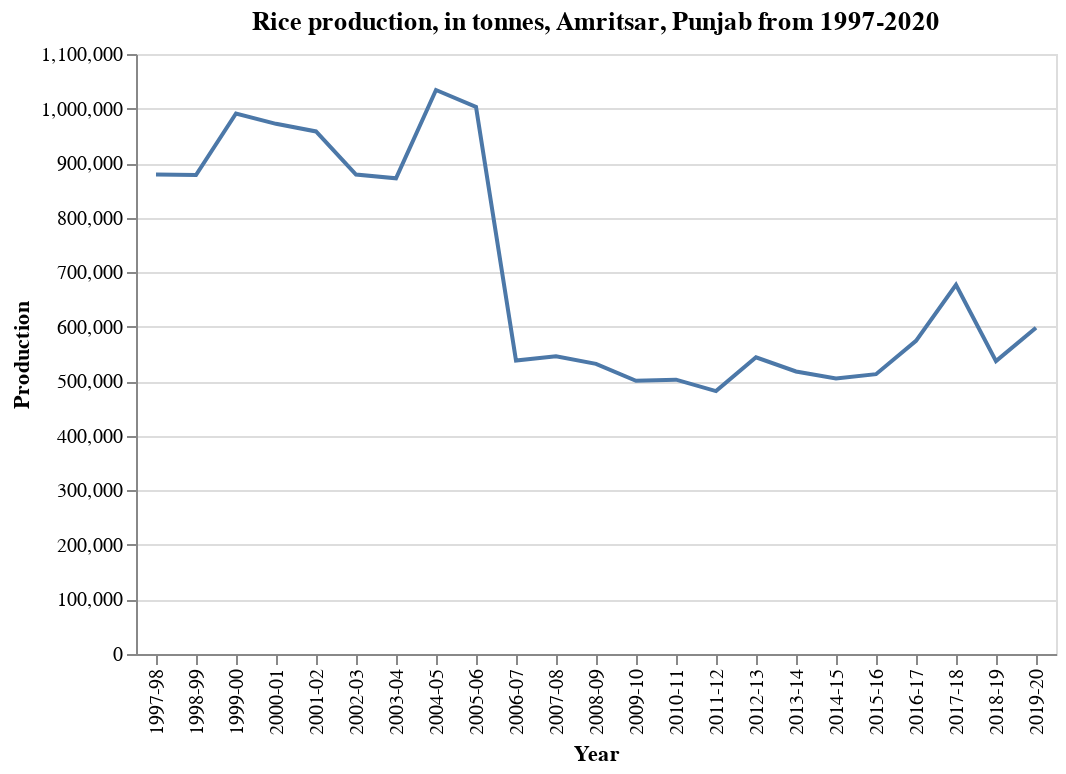

Notebook cell for this chart:
### Markdown cell above
### Amritsar

### Code cell
df_pj_am = df_pj_rice.loc[df['District'] == 'AMRITSAR']

alt.Chart(df_pj_am).mark_line().encode(
    x='Year',
    y=('Production')
).properties(
    title='Rice production, in tonnes, Amritsar, Punjab from 1997-2020')

### Figure 1 — Vega-Lite specification as saved in the notebook (floating-point values rounded to 4 significant figures)
{"config": {"view": {"continuousWidth": 400, "continuousHeight": 300}}, "data": {"name": "data-3cdcd1e31f8d725660beb8c78321454a"}, "mark": "line", "encoding": {"x": {"field": "Year", "type": "nominal"}, "y": {"field": "Production", "type": "quantitative"}}, "title": "Rice production, in tonnes, Amritsar, Punjab from 1997-2020", "$schema": "https://vega.github.io/schema/vega-lite/v4.17.0.json", "datasets": {"data-3cdcd1e31f8d725660beb8c78321454a": [{"Unnamed: 0": 29303, "State": "Punjab", "District": "AMRITSAR", "Crop": "Rice", "Year": "2001-02", "Season": "Kharif", "Area": 319000.0, "Area Units": "Hectare", "Production": 958000.0, "Production Units": "Tonnes", "Yield": 3.003}, {"Unnamed: 0": 29304, "State": "Punjab", "District": "AMRITSAR", "Crop": "Rice", "Year": "2002-03", "Season": "Kharif", "Area": 311000.0, "Area Units": "Hectare", "Production": 879000.0, "Production Units": "Tonnes", "Yield": 2.826}, {"Unnamed: 0": 29305, "State": "Punjab", "District": "AMRITSAR", "Crop": "Rice", "Year": "2003-04", "Season": "Kharif", "Area": 326000.0, "Area Units": "Hectare", "Production": 872000.0, "Production Units": "Tonnes", "Yield": 2.675}, {"Unnamed: 0": 72101, "State": "Punjab", "District": "AMRITSAR", "Crop": "Rice", "Year": "2004-05", "Season": "Kharif", "Area": 334000.0, "Area Units": "Hectare", "Production": 1034000.0, "Production Units": "Tonnes", "Yield": 3.096}, {"Unnamed: 0": 72102, "State": "Punjab", "District": "AMRITSAR", "Crop": "Rice", "Year": "2005-06", "Season": "Kharif", "Area": 345000.0, "Area Units": "Hectare", "Production": 1003000.0, "Production Units": "Tonnes", "Yield": 2.907}, {"Unnamed: 0": 72103, "State": "Punjab", "District": "AMRITSAR", "Crop": "Rice", "Year": "2006-07", "Season": "Kharif", "Area": 178000.0, "Area Units": "Hectare", "Production": 538000.0, "Production Units": "Tonnes", "Yield": 3.022}, {"Unnamed: 0": 115827, "State": "Punjab", "District": "AMRITSAR", "Crop": "Rice", "Year": "2007-08", "Season": "Kharif", "Area": 178000.0, "Area Units": "Hectare", "Production": 546000.0, "Production Units": "Tonnes", "Yield": 3.067}, {"Unnamed: 0": 115828, "State": "Punjab", "District": "AMRITSAR", "Crop": "Rice", "Year": "2008-09", "Season": "Kharif", "Area": 183000.0, "Area Units": "Hectare", "Production": 532000.0, "Production Units": "Tonnes", "Yield": 2.907}, {"Unnamed: 0": 115829, "State": "Punjab", "District": "AMRITSAR", "Crop": "Rice", "Year": "2009-10", "Season": "Kharif", "Area": 185000.0, "Area Units": "Hectare", "Production": 501000.0, "Production Units": "Tonnes", "Yield": 2.708}, {"Unnamed: 0": 162789, "State": "Punjab", "District": "AMRITSAR", "Crop": "Rice", "Year": "2010-11", "Season": "Kharif", "Area": 186000.0, "Area Units": "Hectare", "Production": 503000.0, "Production Units": "Tonnes", "Yield": 2.704}, {"Unnamed: 0": 162790, "State": "Punjab", "District": "AMRITSAR", "Crop": "Rice", "Year": "2011-12", "Season": "Kharif", "Area": 184000.0, "Area Units": "Hectare", "Production": 482000.0, "Production Units": "Tonnes", "Yield": 2.62}, {"Unnamed: 0": 162791, "State": "Punjab", "District": "AMRITSAR", "Crop": "Rice", "Year": "2012-13", "Season": "Kharif", "Area": 185000.0, "Area Units": "Hectare", "Production": 544000.0, "Production Units": "Tonnes", "Yield": 2.941}, {"Unnamed: 0": 207740, "State": "Punjab", "District": "AMRITSAR", "Crop": "Rice", "Year": "2013-14", "Season": "Kharif", "Area": 182000.0, "Area Units": "Hectare", "Production": 518000.0, "Production Units": "Tonnes", "Yield": 2.846}, {"Unnamed: 0": 207741, "State": "Punjab", "District": "AMRITSAR", "Crop": "Rice", "Year": "2014-15", "Season": "Kharif", "Area": 182000.0, "Area Units": "Hectare", "Production": 505000.0, "Production Units": "Tonnes", "Yield": 2.775}, {"Unnamed: 0": 207742, "State": "Punjab", "District": "AMRITSAR", "Crop": "Rice", "Year": "2015-16", "Season": "Kharif", "Area": 181000.0, "Area Units": "Hectare", "Production": 513000.0, "Production Units": "Tonnes", "Yield": 2.834}, {"Unnamed: 0": 258951, "State": "Punjab", "District": "AMRITSAR", "Crop": "Rice", "Year": "2016-17", "Season": "Kharif", "Area": 180000.0, "Area Units": "Hectare", "Production": 574000.0, "Production Units": "Tonnes", "Yield": 3.189}, {"Unnamed: 0": 258952, "State": "Punjab", "District": "AMRITSAR", "Crop": "Rice", "Year": "2017-18", "Season": "Kharif", "Area": 180000.0, "Area Units": "Hectare", "Production": 677000.0, "Production Units": "Tonnes", "Yield": 3.761}, {"Unnamed: 0": 258953, "State": "Punjab", "District": "AMRITSAR", "Crop": "Rice", "Year": "2018-19", "Season": "Kharif", "Area": 180000.0, "Area Units": "Hectare", "Production": 537000.0, "Production Units": "Tonnes", "Yield": 2.983}, {"Unnamed: 0": 289989, "State": "Punjab", "District": "AMRITSAR", "Crop": "Rice", "Year": "2019-20", "Season": "Kharif", "Area": 181000.0, "Area Units": "Hectare", "Production": 598000.0, "Production Units": "Tonnes", "Yield": 3.304}, {"Unnamed: 0": 328594, "State": "Punjab", "District": "AMRITSAR", "Crop": "Rice", "Year": "1997-98", "Season": "Kharif", "Area": 292000.0, "Area Units": "Hectare", "Production": 879000.0, "Production Units": "Tonnes", "Yield": 3.01}, {"Unnamed: 0": 328595, "State": "Punjab", "District": "AMRITSAR", "Crop": "Rice", "Year": "1998-99", "Season": "Kharif", "Area": 305000.0, "Area Units": "Hectare", "Production": 878000.0, "Production Units": "Tonnes", "Yield": 2.879}, {"Unnamed: 0": 328596, "State": "Punjab", "District": "AMRITSAR", "Crop": "Rice", "Year": "1999-00", "Season": "Kharif", "Area": 319000.0, "Area Units": "Hectare", "Production": 991000.0, "Production Units": "Tonnes", "Yield": 3.107}, {"Unnamed: 0": 328597, "State": "Punjab", "District": "AMRITSAR", "Crop": "Rice", "Year": "2000-01", "Season": "Kharif", "Area": 319000.0, "Area Units": "Hectare", "Production": 972000.0, "Production Units": "Tonnes", "Yield": 3.047}]}}
